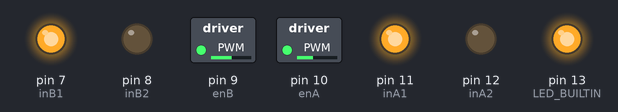
Recording of a sketch running on a simulated Arduino Uno, built with avr-gcc and run on an emulated ATmega328P. Shown: switched loads named in the sketch (green lamp = pin HIGH), output pins drawn as LEDs (lit = HIGH). At 28.0 s the program stops and its outputs stay as they are.

Above: at 0.1 s.
At 15.1 s:
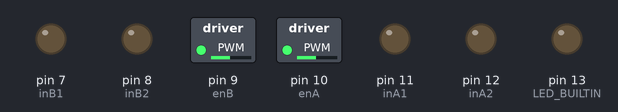
At 26.1 s:
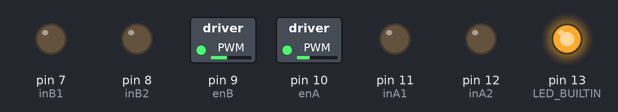
Timing chart, 0 to 27.6 s (numbered marks = the images above):
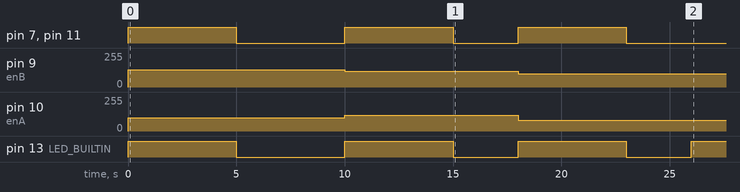

Measured:
- by itself, pin 7 (inB1), pin 11 (inA1): goes HIGH 5.0 s, LOW 5.0 s, HIGH 5.0 s, LOW 3.0 s, HIGH 5.0 s, then LOW
- by itself, pin 9 (enB): 0/255 → 130/255 at 0.00 s, → 120/255 10.0 s later, → 100/255 8.0 s later
- by itself, pin 10 (enA): 0/255 → 100/255 at 0.00 s, → 120/255 10.0 s later, → 80/255 8.0 s later
- by itself, pin 13 (LED_BUILTIN): goes HIGH 5.0 s, LOW 5.0 s, HIGH 5.0 s, LOW 3.0 s, HIGH 5.0 s, LOW 3.0 s, then HIGH

The sketch:

Test_motors.ino
```cpp
// Motor A
int enA = 10;
int inA1 = 11;
int inA2 = 12;

// Motor B
int enB = 9;
int inB1 = 7;
int inB2 = 8;

void setup() {
  // put your setup code here, to run once:
  // Set all motors control pins to output
  pinMode(enA, OUTPUT);
  pinMode(enB, OUTPUT);
  pinMode(inA1, OUTPUT);
  pinMode(inA2, OUTPUT);
  pinMode(inB1, OUTPUT);
  pinMode(inB2, OUTPUT);

  // initialize digital pin LED_BUILTIN as an output.
  pinMode(LED_BUILTIN, OUTPUT);
}

void move_back_stop() {
  // put your main code here, to run repeatedly:

  // Motor A
  digitalWrite(inA1, HIGH);
  digitalWrite(inA2, LOW);

  analogWrite(enA, 100); // speed from 0-255

  // Motor B
  digitalWrite(inB1, HIGH);
  digitalWrite(inB2, LOW);

  analogWrite(enB, 100); // speed from 0-255

  digitalWrite(LED_BUILTIN, HIGH);
  delay(2000);

  // Stop all motors
  digitalWrite(inA1, LOW);
  digitalWrite(inA2, LOW);
  digitalWrite(inB1, LOW);
  digitalWrite(inB2, LOW);


  digitalWrite(LED_BUILTIN, LOW);


  delay(2000);

}


void turn_left_stop() {
  // put your main code here, to run repeatedly:

  // Motor B
  digitalWrite(inB1, HIGH);
  digitalWrite(inB2, LOW);

  analogWrite(enB, 100); // speed from 0-255

  // Motor A
  digitalWrite(inA1, HIGH);
  digitalWrite(inA2, LOW);

  analogWrite(enA, 80); // speed from 0-255


  digitalWrite(LED_BUILTIN, HIGH);
  delay(5000);

  // Stop all motors

  digitalWrite(inB1, LOW);
  digitalWrite(inB2, LOW);

  digitalWrite(inA1, LOW);
  digitalWrite(inA2, LOW);


  digitalWrite(LED_BUILTIN, LOW);


  delay(3000);

}


void turn_right_stop() {
  // put your main code here, to run repeatedly:

  // Motor A
  digitalWrite(inA1, HIGH);
  digitalWrite(inA2, LOW);

  analogWrite(enA, 100); // speed from 0-255

  // Motor B
  digitalWrite(inB1, HIGH);
  digitalWrite(inB2, LOW);

  analogWrite(enB, 130); // speed from 0-255


  digitalWrite(LED_BUILTIN, HIGH);
  delay(5000);

  // Stop all motors

  digitalWrite(inB1, LOW);
  digitalWrite(inB2, LOW);

  digitalWrite(inA1, LOW);
  digitalWrite(inA2, LOW);


  digitalWrite(LED_BUILTIN, LOW);


  delay(5000);

}


void move_straight_stop() {
  // put your main code here, to run repeatedly:

  // Motor B
  digitalWrite(inB1, HIGH);
  digitalWrite(inB2, LOW);

  analogWrite(enB, 120); // speed from 0-255

  // Motor A
  digitalWrite(inA1, HIGH);
  digitalWrite(inA2, LOW);

  analogWrite(enA, 120); // speed from 0-255


  digitalWrite(LED_BUILTIN, HIGH);
  delay(5000);

  // Stop all motors

  digitalWrite(inB1, LOW);
  digitalWrite(inB2, LOW);

  digitalWrite(inA1, LOW);
  digitalWrite(inA2, LOW);


  digitalWrite(LED_BUILTIN, LOW);


  delay(3000);

}


void loop_stop() {
  digitalWrite(LED_BUILTIN, HIGH);
  delay(2000);

  // Stop all motors
  digitalWrite(inA1, LOW);
  digitalWrite(inA2, LOW);
  digitalWrite(inB1, LOW);
  digitalWrite(inB2, LOW);

  while (true);

    digitalWrite(LED_BUILTIN, LOW);

    delay(2000);

}

void loop() {
  turn_right_stop();
  move_straight_stop();
  turn_left_stop();
  loop_stop();
}
```
